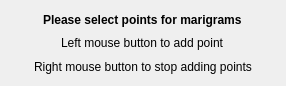
<?xml version="1.0" encoding="UTF-8"?>
<ui version="4.0">
 <class>Dialog</class>
 <widget class="QDialog" name="Dialog">
  <property name="geometry">
   <rect>
    <x>0</x>
    <y>0</y>
    <width>286</width>
    <height>86</height>
   </rect>
  </property>
  <property name="windowTitle">
   <string>Select marigrams</string>
  </property>
  <layout class="QVBoxLayout" name="verticalLayout">
   <item alignment="Qt::AlignHCenter">
    <widget class="QLabel" name="label">
     <property name="font">
      <font>
       <pointsize>9</pointsize>
       <weight>75</weight>
       <bold>true</bold>
      </font>
     </property>
     <property name="text">
      <string>Please select points for marigrams</string>
     </property>
    </widget>
   </item>
   <item alignment="Qt::AlignHCenter">
    <widget class="QLabel" name="label_2">
     <property name="text">
      <string>Left mouse button to add point</string>
     </property>
    </widget>
   </item>
   <item alignment="Qt::AlignHCenter">
    <widget class="QLabel" name="label_3">
     <property name="text">
      <string>Right mouse button to stop adding points</string>
     </property>
    </widget>
   </item>
  </layout>
 </widget>
 <resources/>
 <connections/>
</ui>
